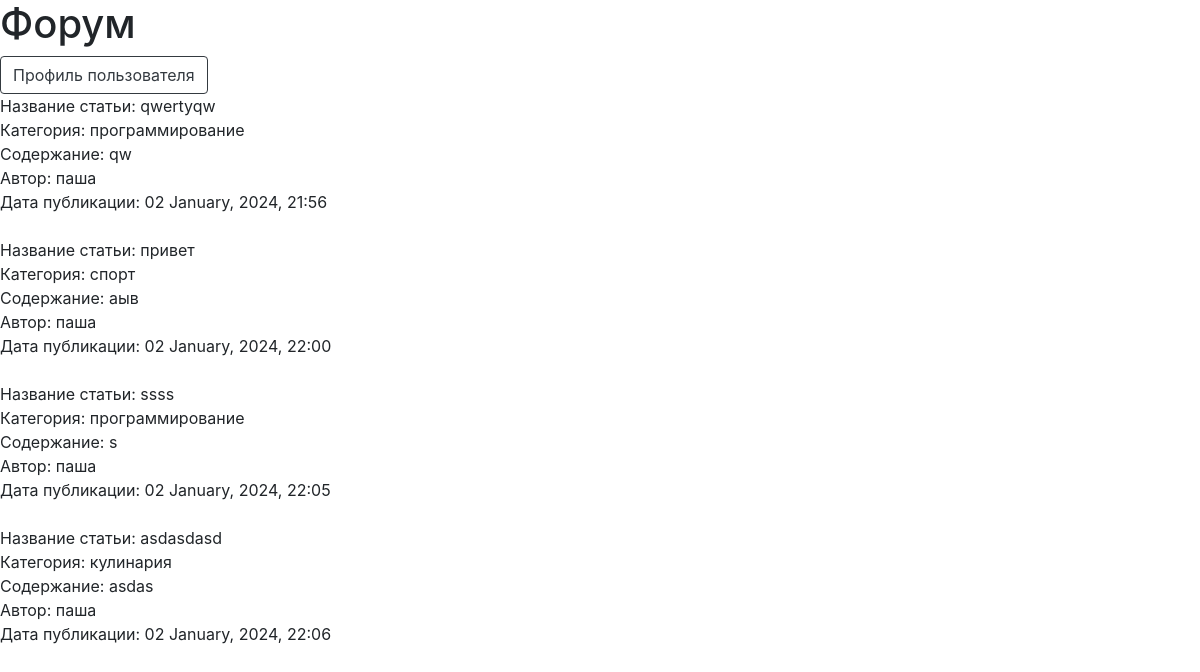
Before: / with the older database file.
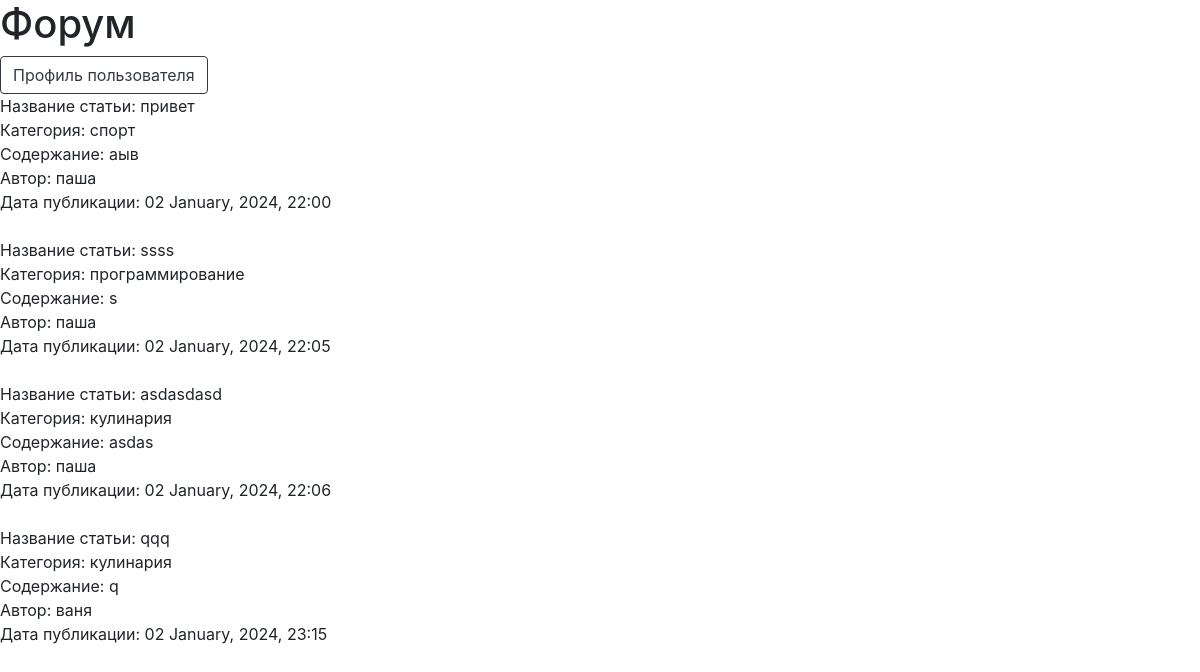
After: the same page with the newer database file.
### models.py (models this page shows)
class Base(DeclarativeBase):
    id: Mapped[int_pk]
    created_at: Mapped[datetime] = Column(DateTime, default=utcnow)

class Article(Base):
    __tablename__ = 'articles'
    name_of_article: Mapped[str]
    category: Mapped[str]
    text_of_article: Mapped[str]
    user_id: Mapped[int] = mapped_column(ForeignKey('users.id'))
    user: Mapped['User'] = relationship(back_populates='articles')

class User(Base, UserMixin):
    __tablename__ = 'users'
    username: Mapped[str]
    email: Mapped[str]
    password: Mapped[str]
    articles: Mapped[list['Article']] = relationship(
        back_populates='user',
        cascade='all'
    )

### app.py (the view)
@app.route('/', methods=['GET'])
def main_page():
    session = SessionFactory()
    articles = upload_articles_and_categories(session)
    return render_template('forum/main_page.html', articles=articles)

### views/main_page/main_page_view.py (called while the page is built)
def upload_articles_and_categories(session):
    articles = session.query(Article).all()
    return articles

### templates/forum/main_page.html (shortened to what this page needs)
<!DOCTYPE html>
<html lang="en">
<head>
    <link rel="stylesheet" href="https://stackpath.bootstrapcdn.com/bootstrap/4.3.1/css/bootstrap.min.css">
</head>
<body>
<h1>Форум</h1>
<div>
    <button onclick="window.location.href='{{ url_for('your_profile_page') }}';" type="button" class="btn btn-outline-dark">Профиль пользователя</button>
</div>
{% for article in articles %}
    <div>Название статьи: {{ article.name_of_article }}</div>
    <duv>Категория: {{ article.category }}</duv>
    <div>Содержание: {{ article.text_of_article }}</div>
    <div>Автор: {{ article.user.username }}</div>
    <div>Дата публикации: {{ article.created_at.strftime('%d %B, %Y, %H:%M') }}</div>
    <br>
{% endfor %}
</body>
</html>

Changed rows visible on the page:
removed Article: name_of_article "qwertyqw", category "программирование", text_of_article "qw", user.username "паша", created_at "02 January, 2024, 21:56"
added Article: name_of_article "qqq", category "кулинария", text_of_article "q", user.username "ваня", created_at "02 January, 2024, 23:15"
